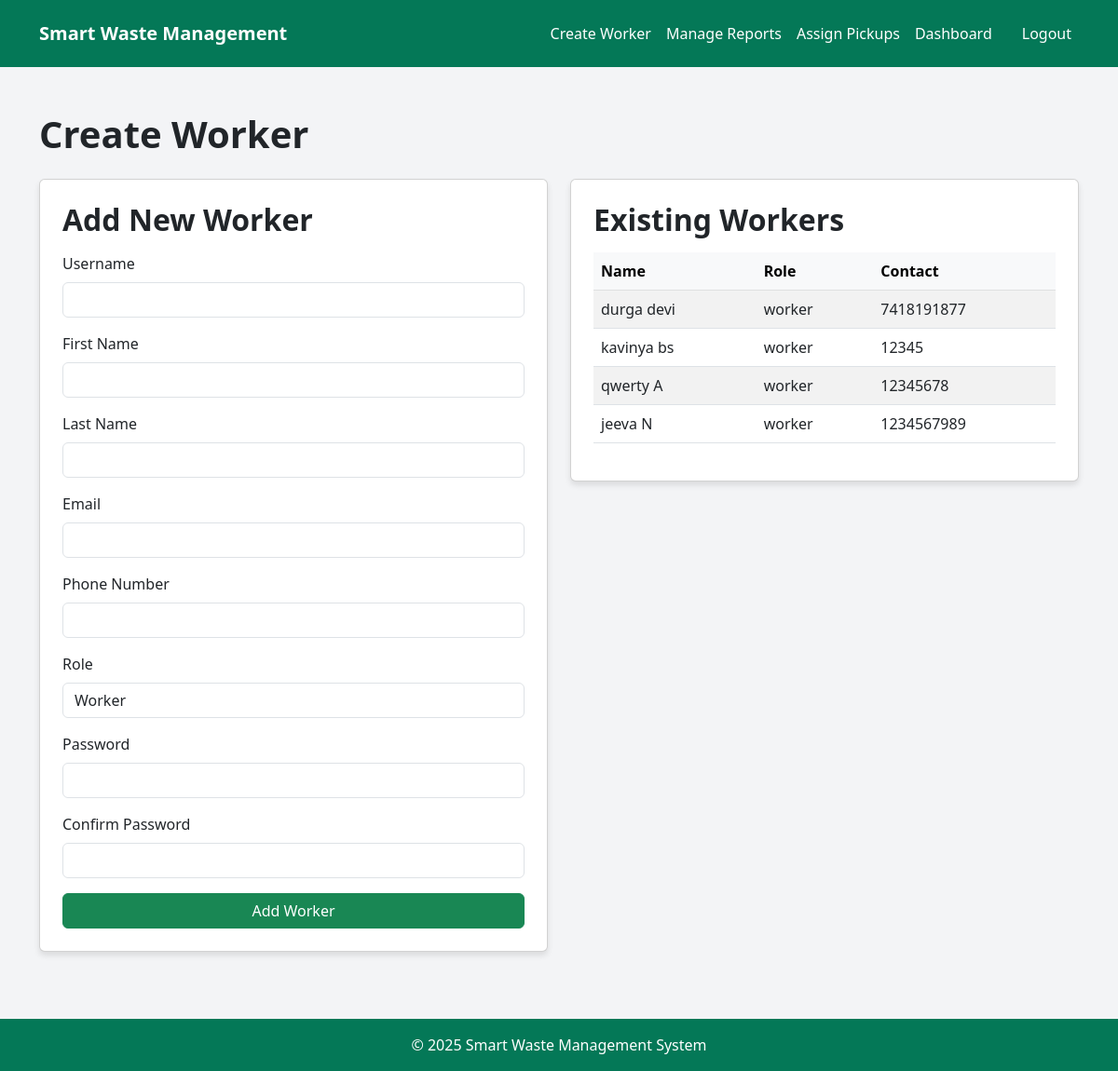
The app's page /admins/create-worker/ (signed in), older data.
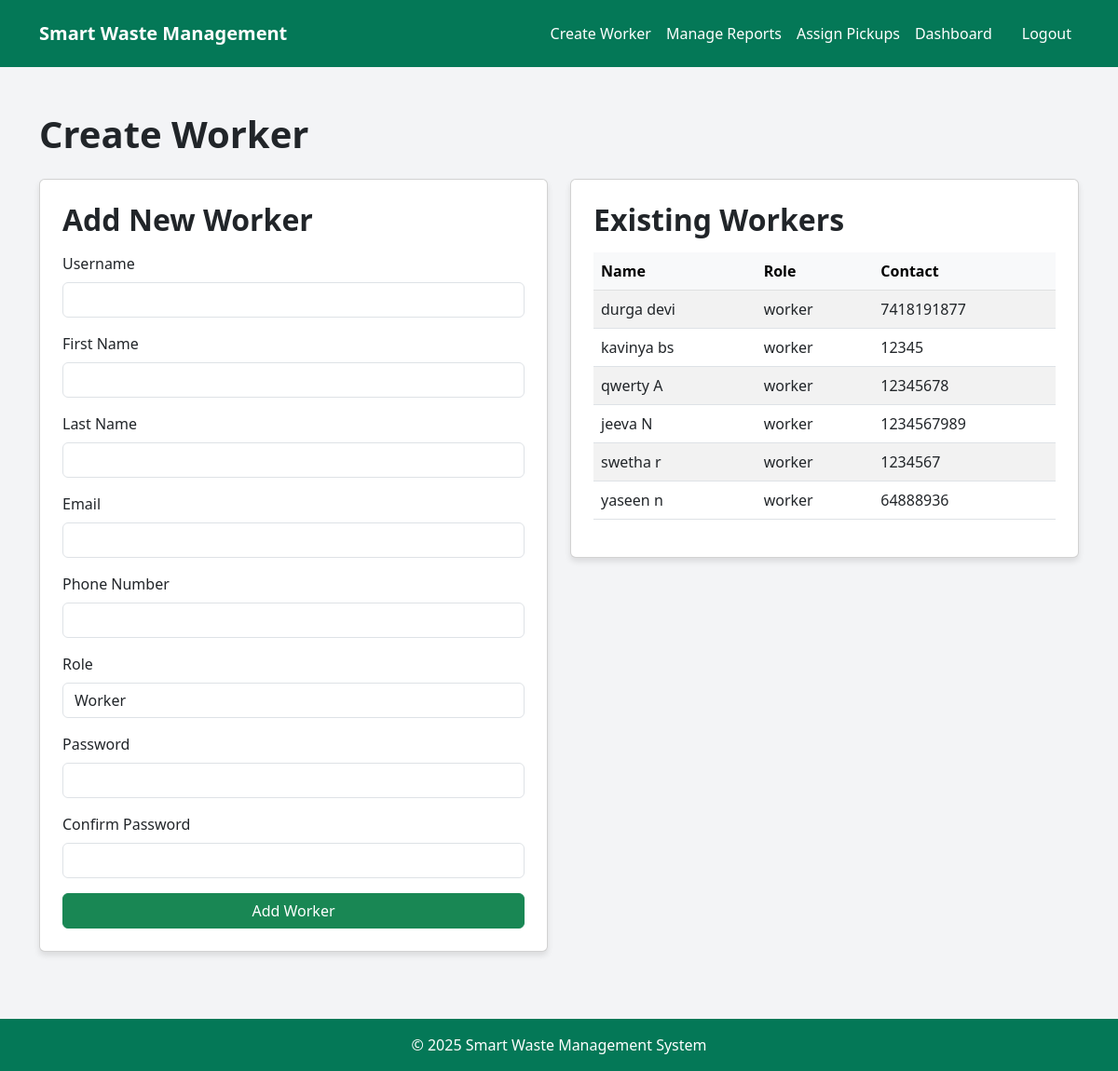
The same page, newer data.
### Users/models.py (models this page shows, shortened)
class CustomUser(AbstractUser):
    ROLE_CHOICES = [
        ('publicUser', 'User'),
        ('administrator', 'Administrator'),
        ('worker', 'Worker'),
    ]
    role = models.CharField(max_length=20, choices=ROLE_CHOICES, default='publicUser')
    mobile_number = models.CharField(max_length=15, blank=True, null=True)  # Optional field

### Admins/views.py (the view)
# urls.py: path('create-worker/', views.create_worker, name='create-worker'),
@login_required
def create_worker(request):
    if request.method == "POST":
        form = WorkerRegistrationForm(request.POST)
        if form.is_valid():
            worker = form.save(commit=False)
            worker.role = 'worker'  # Ensuring the role is always 'worker'
            worker.save()
            messages.success(request, "Worker created successfully!")  # Success message
            return redirect('Admins:create-worker')  # Redirect to clear form
        else:
            messages.error(request, "Failed to create worker. Please correct the errors below.")  # Error message
    else:
        form = WorkerRegistrationForm()
    workers = CustomUser.objects.filter(role='worker')  # Fetch all workers
    return render(request, 'Admins/create-worker.html', {'form': form, 'workers': workers})

### Admins/forms.py
class WorkerRegistrationForm(UserCreationForm):
    ROLE_CHOICES = [
        ('worker', 'Worker'),
    ]
    first_name = forms.CharField(max_length=30, required=True, widget=forms.TextInput(attrs={'class': 'form-control'}))
    last_name = forms.CharField(max_length=30, required=True, widget=forms.TextInput(attrs={'class': 'form-control'}))
    email = forms.EmailField(required=True, widget=forms.EmailInput(attrs={'class': 'form-control'}))
    mobile_number = forms.CharField(max_length=15, required=True, widget=forms.TextInput(attrs={'class': 'form-control'}))
    role = forms.ChoiceField(choices=ROLE_CHOICES, widget=forms.Select(attrs={'class': 'form-control'}))
    class Meta:
        model = CustomUser
        fields = ['username', 'first_name', 'last_name', 'email', 'mobile_number', 'role', 'password1', 'password2']
    def __init__(self, *args, **kwargs):
        super(WorkerRegistrationForm, self).__init__(*args, **kwargs)
        for field_name, field in self.fields.items():
            field.widget.attrs['class'] = 'form-control'

### Admins/templates/Admins/create-worker.html (shortened to what this page needs)
{% extends 'main.html' %}
{% block content %}
<main>
    <div class="container mt-5">
        <h1 class="text-start fw-bold mb-4">Create Worker</h1>
        <div class="row">
            <div class="col-md-6">
                <div class="card p-4 mb-4">
                    <h2 class="fw-semibold mb-3">Add New Worker</h2>
                    <form method="POST" action="{% url 'Admins:create-worker' %}">
                        <div class="mb-3">
                            <label class="form-label">Username</label>
                            {{ form.username }}
                        </div>
                        <div class="mb-3">
                            <label class="form-label">First Name</label>
                            {{ form.first_name }}
                        </div>
                        <div class="mb-3">
                            <label class="form-label">Last Name</label>
                            {{ form.last_name }}
                        </div>
                        <div class="mb-3">
                            <label class="form-label">Email</label>
                            {{ form.email }}
                        </div>
                        <div class="mb-3">
                            <label class="form-label">Phone Number</label>
                            {{ form.mobile_number }}
                        </div>
                        <div class="mb-3">
                            <label class="form-label">Role</label>
                            {{ form.role }}
                        </div>
                        <div class="mb-3">
                            <label class="form-label">Password</label>
                            {{ form.password1 }}
                        </div>
                        <div class="mb-3">
                            <label class="form-label">Confirm Password</label>
                            {{ form.password2 }}
                        </div>
                        <button type="submit" class="btn btn-success w-100">Add Worker</button>
                    </form>
                </div>
            </div>
            <div class="col-md-6">
                <div class="card p-4">
                    <h2 class="fw-semibold mb-3">Existing Workers</h2>
                    <table class="table table-striped">
                        <thead class="table-light">
                            <tr>
                                <th>Name</th>
                                <th>Role</th>
                                <th>Contact</th>
                            </tr>
                        </thead>
                        <tbody>
                            {% for worker in workers %}
                            <tr>
                                <td>{{ worker.first_name }} {{ worker.last_name }}</td>
                                <td>{{ worker.role }}</td>
                                <td>{{ worker.mobile_number }}</td>
                            </tr>
                            {% empty %}
                            <tr>
                                <td colspan="3" class="text-center">No workers available.</td>
                            </tr>
                            {% endfor %}
                        </tbody>
                    </table>
                </div>
            </div>
        </div>
    </div>
</main>
{% endblock content %}

Row changes from the older to the newer data that the page shows:
added CustomUser: first_name "swetha", last_name "r", role "worker", mobile_number "1234567"
added CustomUser: first_name "yaseen", last_name "n", role "worker", mobile_number "64888936"
